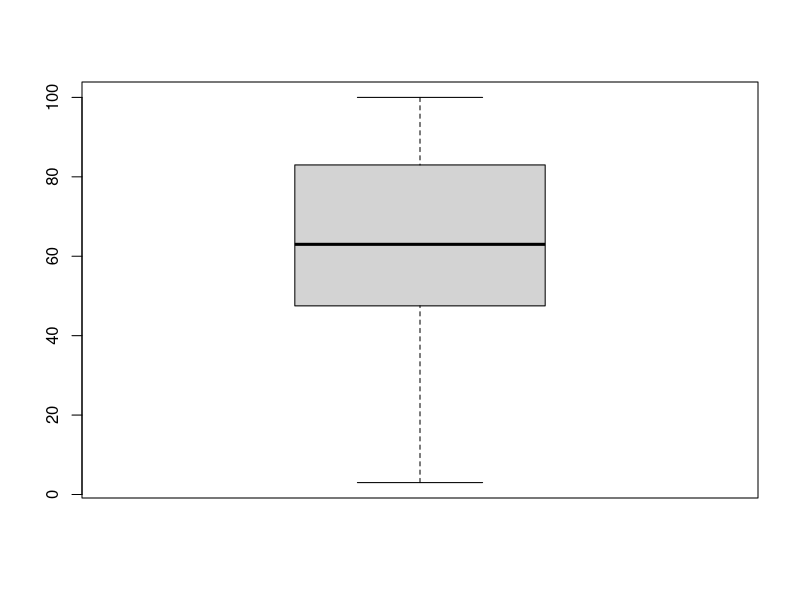
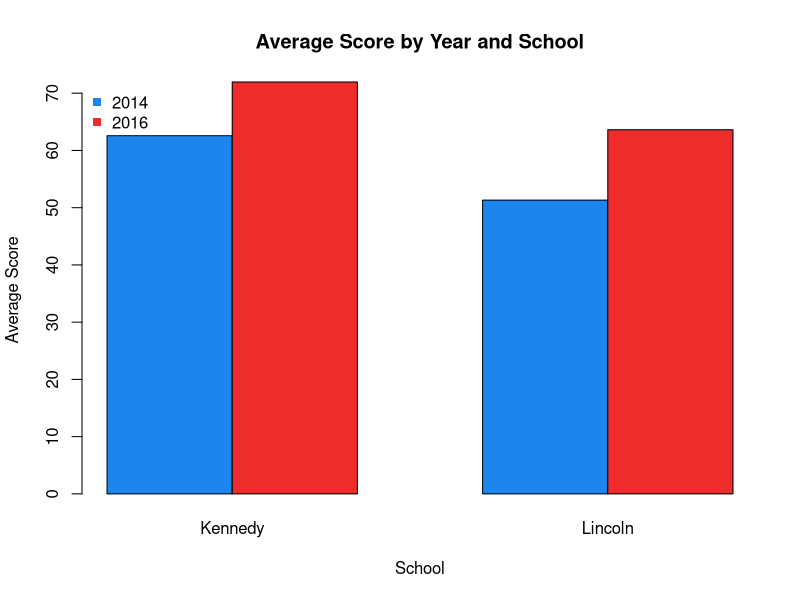
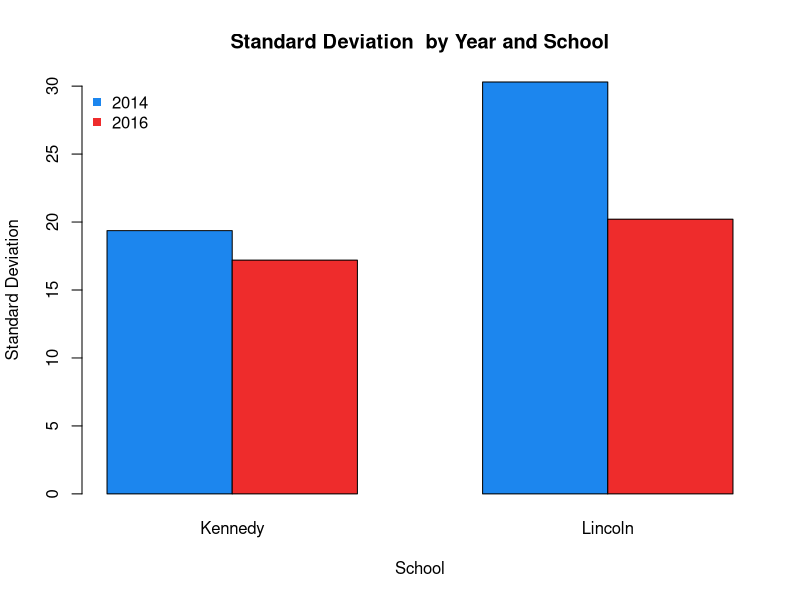
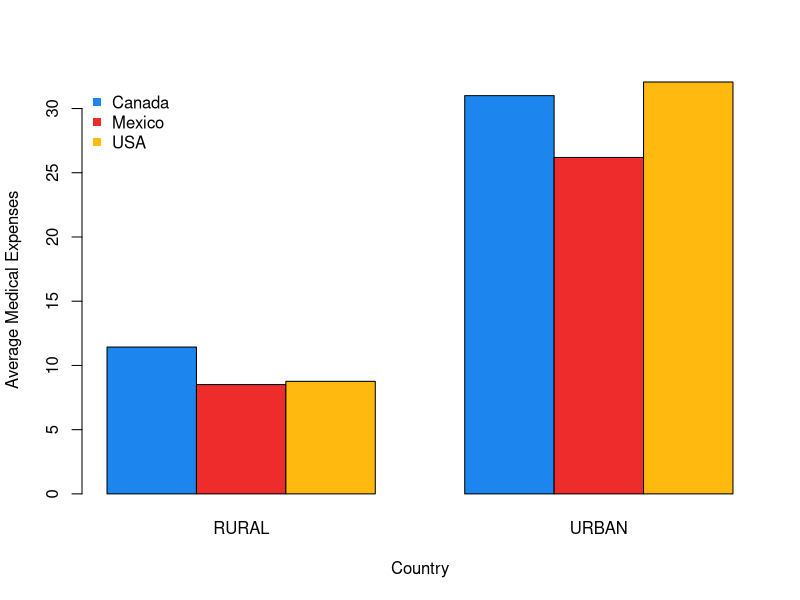
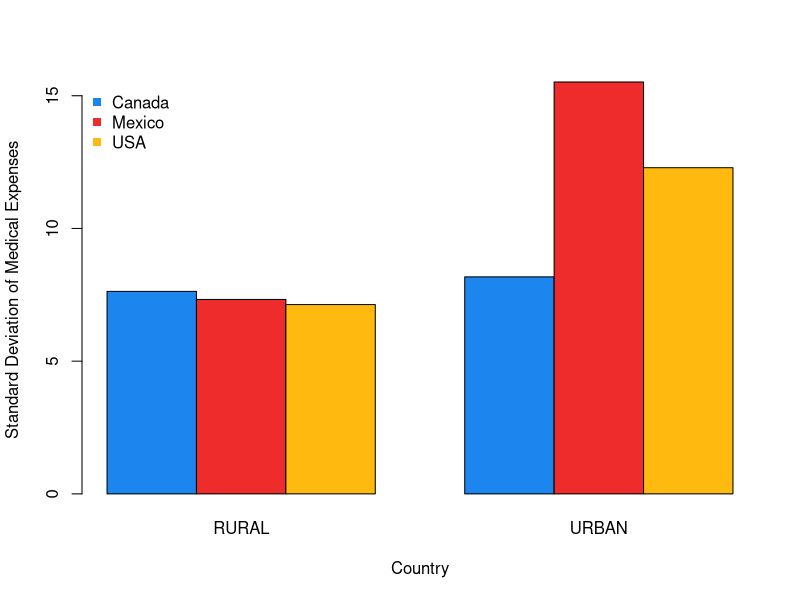
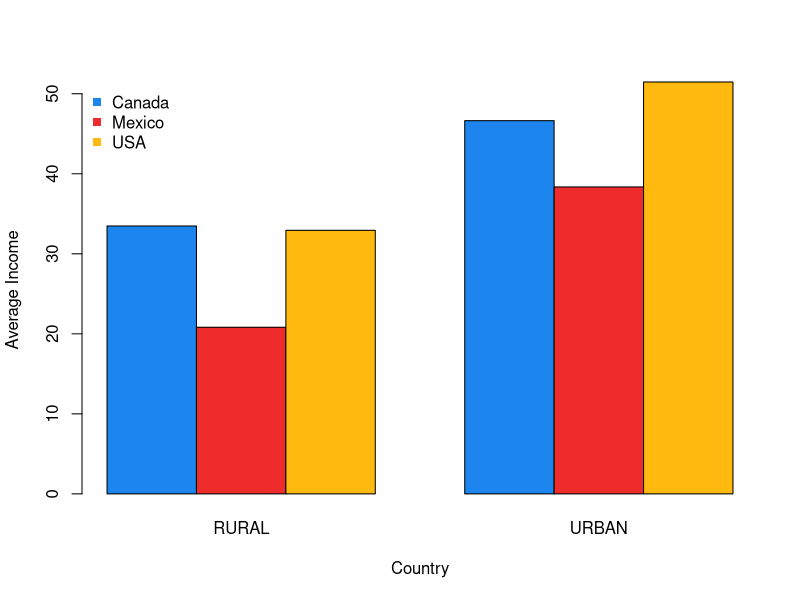
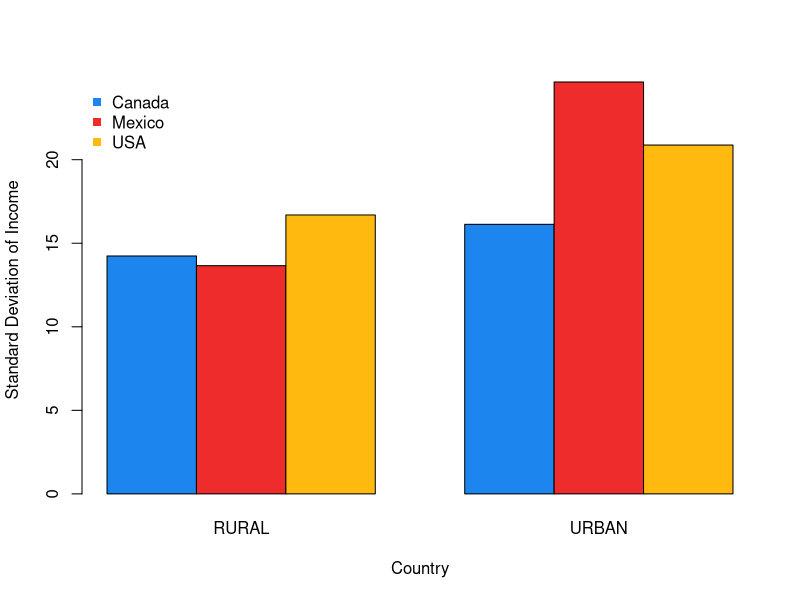
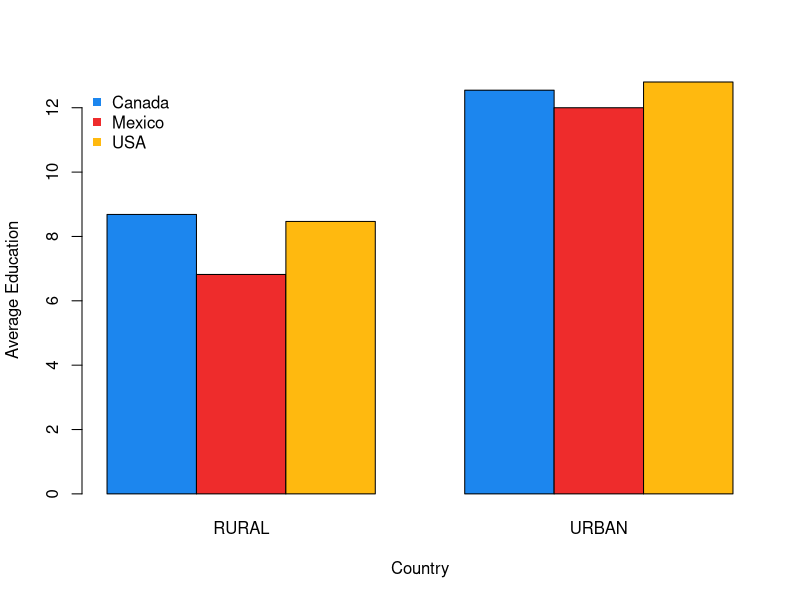

The R source for these figures, in order: (Note: this script raises an error after producing the figures.)
# Minh Duong, ECON 453, pset 1

# Packages Install && Import
library(readxl)

# Clear workspace
rm(list = ls())

# Relative directory
# Put data to the data directory inside the project directory
setwd("data")
getwd()

# Problem 1
data1<- read_excel("pset1_data.xlsx", sheet="scores")

summary(data1)

## 1A
# Add necessary summary statistics:
summary(data1)
data1_summary <- as.data.frame(
  apply(data1, 2, summary)
)
data1_summary
data1_summary = rbind(
  data1_summary,
  min(data1$score),
  max(data1$score),
  mean(data1$score),
  var(data1$score),
  sd(data1$score),
  sd(data1$score) / mean(data1$score),
  mean(abs(data1$score - mean(data1$score))),
  IQR(data1$score)
)

# Provide Row names
rownames(data1_summary) <- c(
  "Length",
  "Class",
  "Mode",
  "Min",
  "Max",
  "Sample Mean",
  "Sample Variance",
  "Standard Deviation",
  "Coefficient of Variance",
  "Mean Average Deviation",
  "Interquartile Range (IQR)"
)

# Provide Column names
colnames(data1_summary) <- c(
  "Year",
  "School",
  "Score"
)

# Report the table:
data1_summary

# 1A
boxplot(data1$score)

# 1C
# Sample Mean, Sample SD aggregated by year & school
aggregated_data1 = aggregate(
  data1$score, 
  list(
    Year = data1$year, 
    School = data1$school
  ), 
  FUN = function(x) c(
    "Sample Mean" = mean(x), 
    "Sample SD" = sd(x)
  )
)

aggregated_data1

# Bar Chart Draw
# Sample Mean Chart
barplot(
  x[,"Sample Mean"] ~ Year + School,
  data = aggregated_data1, 
  beside = T, 
  col = c("dodgerblue2", "firebrick2"),
  main = "Average Score by Year and School", 
  ylab = "Average Score",
  xlab = "School"
)

legend(
  "topleft", 
  c("2014", "2016"), 
  pch = 15, 
  bty = "n", 
  col = c("dodgerblue2", "firebrick2")
)

# Standard Deviation Chart
barplot(
  x[,"Sample SD"] ~ Year + School ,
  data = aggregated_data1,
  beside = T,
  col = c("dodgerblue2", "firebrick2"),
  main = "Standard Deviation  by Year and School", 
  ylab = "Standard Deviation",
  xlab = "School"
)

legend(
  "topleft",
  c("2014", "2016"), 
  pch = 15, 
  bty = "n", 
  col = c("dodgerblue2", "firebrick2")
)

# Question 2
data2<- read_excel("pset1_data.xlsx", sheet="medical_expenses");

# 2A
summary(data2)

data2_summary <- as.data.frame(
  apply(data2, 2, summary)
)

data2_summary

data2_summary = rbind(
  data2_summary,
  
  # Medical Experience
  min(data2$medicalexpn),
  max(data2$medicalexpn),
  mean(data2$medicalexpn),
  var(data2$medicalexpn),
  sd(data2$medicalexpn),
  sd(data2$medicalexpn) / mean(data2$medicalexpn),
  mean(abs(data2$medicalexpn - mean(data2$medicalexpn))),
  quantile(data2$medicalexpn, 0.25),
  quantile(data2$medicalexpn, 0.5),
  quantile(data2$medicalexpn, 0.75),
  IQR(data2$medicalexpn),
  
  # Income
  min(data2$income),
  max(data2$income),
  mean(data2$income),
  var(data2$income),
  sd(data2$income),
  sd(data2$income) / mean(data2$income),
  mean(abs(data2$income - mean(data2$income))),
  quantile(data2$income, 0.25),
  quantile(data2$income, 0.5),
  quantile(data2$income, 0.75),
  IQR(data2$income),
  
  # Education
  min(data2$education),
  max(data2$education),
  mean(data2$education),
  var(data2$education),
  sd(data2$education),
  sd(data2$education) / mean(data2$education),
  mean(abs(data2$education - mean(data2$education))),
  quantile(data2$education, 0.25),
  quantile(data2$education, 0.5),
  quantile(data2$education, 0.75),
  IQR(data2$education)
)


# Provide Row names
rownames(data2_summary) <- c(
  "Length",
  "Class",
  "Mode",
  
  # Medical Experience
  "Medical Expenses - Min",
  "Medical Expenses - Max",
  "Medical Expenses - Sample Mean",
  "Medical Expenses - Sample Variance",
  "Medical Expenses - sample standard deviation", 
  "Medical Expenses - coefficient of variation",
  "Medical Expenses - mean absolute deviation", 
  "Medical Expenses - Q1", 
  "Medical Expenses - median",
  "Medical Expenses - Q3",
  "Medical Expenses - IQR",
  
  # Income
  "Income - Min",
  "Income - Max",
  "Income - Sample Mean",
  "Income - Sample Variance",
  "Income - sample standard deviation", 
  "Income - coefficient of variation",
  "Income - mean absolute deviation", 
  "Income - Q1", 
  "Income - median",
  "Income - Q3",
  "Income - IQR",
  
  # Education
  "Education - Min",
  "Education - Max",
  "Education - Sample Mean",
  "Education - Sample Variance",
  "Education - sample standard deviation", 
  "Education - coefficient of variation",
  "Education - mean absolute deviation", 
  "Education - Q1", 
  "Education - median",
  "Education - Q3",
  "Education - IQR"
)

data2_summary

# 2B
# Outliers not in the range [Q1 - 1.5 * IQR, Q3 + 1.5 * IQR]

IQR_med = quantile(data2$medicalexpn, 0.75) - quantile(data2$medicalexpn, 0.25)
IQR_med

# get the lower and higher bound
low_med = quantile(data2$medicalexpn, 0.25) - 1.5 * IQR_med
high_med = quantile(data2$medicalexpn, 0.75) + 1.5 * IQR_med

# identify the outliers

# Outlier value(s)
data2$medicalexpn[
  which(data2$medicalexpn < low_med | data2$medicalexpn > high_med)
]

# Outlier Record(s) (Observations(s))
row.names(data2)[
  which(data2$medicalexpn < low_med | data2$medicalexpn > high_med)
]
# => The outlier is the Value 62.231 of row 27

# 2C
aggregated_medicalexpn = aggregate(
  data2$medicalexpn,
  list(
    Country = data2$country, 
    Location = data2$location
  ), 
  FUN = function(x) c(
    "Sample Mean" = mean(x), 
    "Sample SD" = sd(x)
  )
)

# Bar Chart Draw
# Sample Mean Chart
barplot(
  x[,"Sample Mean"] ~ Country + Location,
  data = aggregated_medicalexpn, 
  beside = T, 
  col = c("dodgerblue2", "firebrick2", "darkgoldenrod1"),
  main = "", 
  ylab = "Average Medical Expenses",
  xlab = "Country"
)

legend(
  "topleft", 
  c("Canada", "Mexico", "USA"), 
  pch = 15, 
  bty = "n", 
  col = c("dodgerblue2", "firebrick2", "darkgoldenrod1")
)

# Standard Deviation Chart
barplot(
  x[,"Sample SD"] ~ Country + Location,
  data = aggregated_medicalexpn, 
  beside = T, 
  col = c("dodgerblue2", "firebrick2", "darkgoldenrod1"),
  main = "", 
  ylab = "Standard Deviation of Medical Expenses",
  xlab = "Country"
)

legend(
  "topleft", 
  c("Canada", "Mexico", "USA"), 
  pch = 15, 
  bty = "n", 
  col = c("dodgerblue2", "firebrick2", "darkgoldenrod1")
)


aggregated_income = aggregate(
  data2$income,
  list(
    Country = data2$country, 
    Location = data2$location
  ), 
  FUN = function(x) c(
    "Sample Mean" = mean(x), 
    "Sample SD" = sd(x)
  )
)

# Bar Chart Draw
# Sample Mean Chart
barplot(
  x[,"Sample Mean"] ~ Country + Location,
  data = aggregated_income, 
  beside = T, 
  col = c("dodgerblue2", "firebrick2", "darkgoldenrod1"),
  main = "", 
  ylab = "Average Income",
  xlab = "Country"
)

legend(
  "topleft", 
  c("Canada", "Mexico", "USA"), 
  pch = 15, 
  bty = "n", 
  col = c("dodgerblue2", "firebrick2", "darkgoldenrod1")
)

# Standard Deviation Chart
barplot(
  x[,"Sample SD"] ~ Country + Location,
  data = aggregated_income, 
  beside = T, 
  col = c("dodgerblue2", "firebrick2", "darkgoldenrod1"),
  main = "", 
  ylab = "Standard Deviation of Income",
  xlab = "Country"
)

legend(
  "topleft", 
  c("Canada", "Mexico", "USA"), 
  pch = 15, 
  bty = "n", 
  col = c("dodgerblue2", "firebrick2", "darkgoldenrod1")
)


aggregated_education = aggregate(
  data2$education,
  list(
    Country = data2$country, 
    Location = data2$location
  ), 
  FUN = function(x) c(
    "Sample Mean" = mean(x), 
    "Sample SD" = sd(x)
  )
)

# Bar Chart Draw
# Sample Mean Chart
barplot(
  x[,"Sample Mean"] ~ Country + Location,
  data = aggregated_education, 
  beside = T, 
  col = c("dodgerblue2", "firebrick2", "darkgoldenrod1"),
  main = "", 
  ylab = "Average Education",
  xlab = "Country"
)

legend(
  "topleft", 
  c("Canada", "Mexico", "USA"), 
  pch = 15, 
  bty = "n", 
  col = c("dodgerblue2", "firebrick2", "darkgoldenrod1")
)

# Standard Deviation Chart
barplot(
  x[,"Sample SD"] ~ Country + Location,
  data = aggregated_education, 
  beside = T, 
  col = c("dodgerblue2", "firebrick2", "darkgoldenrod1"),
  main = "", 
  ylab = "Standard Deviation of Education",
  xlab = "Country"
)

legend(
  "topleft", 
  c("Canada", "Mexico", "USA"), 
  pch = 15, 
  bty = "n", 
  col = c("dodgerblue2", "firebrick2", "darkgoldenrod1")
)


# 2E - Draw a scatter plot of medical expenses (on y-axis) and income (on x-axis).

plot(medicalexpn ~ income,data = data2)

plot(
  data2$income, 
  data2$medicalexpn,
  "Income",
  "Medical Expertise"
)

